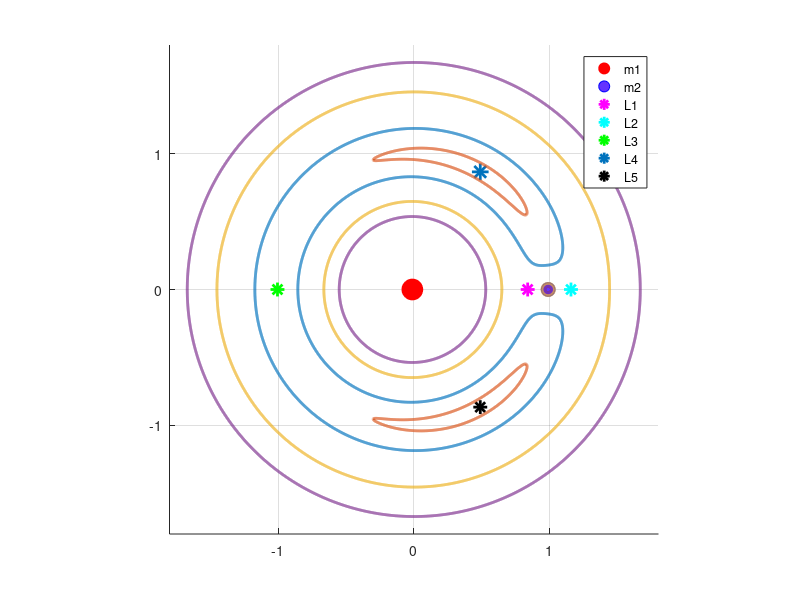

Recreate this plot in MATLAB.
clc; clear; close all;
m1 = 5.972*10^24;
m2 = 7.34767309*10^22;

mu = m2/(m1+m2); % Mass 
%mu = 0.1; % basic

% Positions of masses
z1 = [-mu; 0];    % Earth
z2 = [1-mu; 0];   % Moon

% Grid
[X, Y] = meshgrid(linspace(-1.8, 1.8, 2500), linspace(-1.8, 1.8, 2500));

% Potential function
Phi = @(x,y) 0.5*(x.^2 + y.^2) + ...               
            (1-mu)./sqrt((x-z1(1)).^2 + (y-z1(2)).^2) + ... 
            mu./sqrt((x-z2(1)).^2 + (y-z2(2)).^2) + ...   
            0.5*mu*(1-mu);                      

% Potential over grid
Z = Phi(X, Y);

% Jacobi constants to plot (C values)
C_values = [3.1, 3.01, 3.5, 4.0]; 

% Figure
figure;
hold on;
axis equal;

% Primaries
plot(z1(1), z1(2), 'ro', 'MarkerSize', 15, 'MarkerFaceColor', 'r'); 
plot(z2(1), z2(2), 'bo', 'MarkerSize', 10, 'MarkerFaceColor', '#6433ff'); 

%Libration points
options = optimset('TolX',1e-12);

% Euler
L1 = fzero(@(x) x - (1-mu)*(x+mu)/abs(x+mu)^3 - mu*(x-1+mu)/abs(x-1+mu)^3, [-mu+0.01 1-mu-0.01], options);
L2 = fzero(@(x) x - (1-mu)*(x+mu)/abs(x+mu)^3 - mu*(x-1+mu)/abs(x-1+mu)^3, [1-mu+0.01 2], options);
L3 = fzero(@(x) x - (1-mu)*(x+mu)/abs(x+mu)^3 - mu*(x-1+mu)/abs(x-1+mu)^3, [-2 -mu-0.01], options);

% Lagrange
L4x = 0.5 - mu;
L4y = sqrt(3)/2;
L5x = L4x;
L5y = -L4y;

% Plot Libration points 
plot(L1, 0, 'm*', 'MarkerSize', 10, 'LineWidth', 2, 'MarkerFaceColor', 'm'); 
plot(L2, 0, 'c*', 'MarkerSize', 10, 'LineWidth', 2, 'MarkerFaceColor', 'c'); 
plot(L3, 0, 'g*', 'MarkerSize', 10, 'LineWidth', 2, 'MarkerFaceColor', 'g'); 
plot(L4x, L4y, '*', 'MarkerSize', 12, 'LineWidth', 2, 'MarkerFaceColor', 'b');
plot(L5x, L5y, 'k*', 'MarkerSize', 10, 'LineWidth', 2, 'MarkerFaceColor', 'k');

% Colors
colors = lines(length(C_values));

% Hill's regions for different C values
for i = 1:length(C_values)
    C = C_values(i);
    contour(X, Y, 2*Z, [C C], 'LineWidth', 2, 'LineColor', colors(i,:), ...
           'DisplayName', sprintf('C = %.2f', C));
end

legend('m1', 'm2', 'L1', 'L2', 'L3', 'L4', 'L5', 'Location', 'best');
grid on;

hold off;